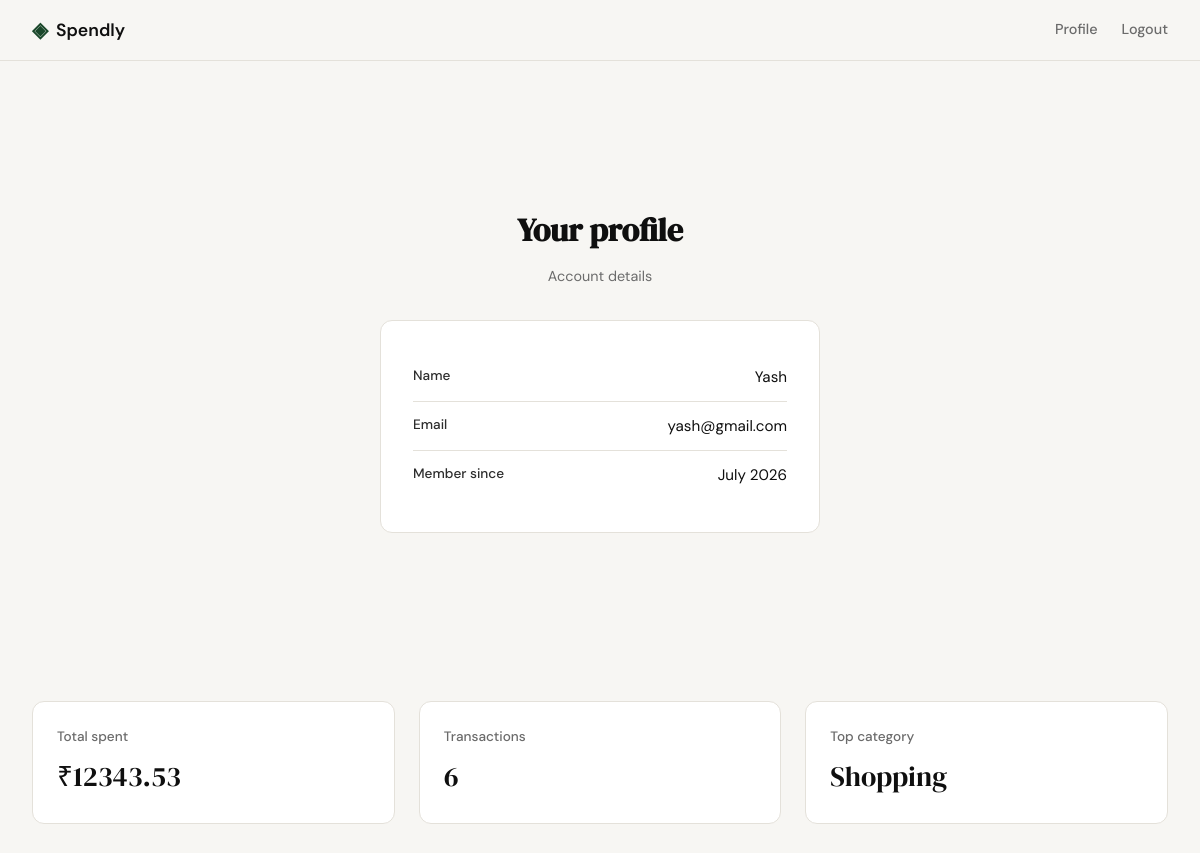
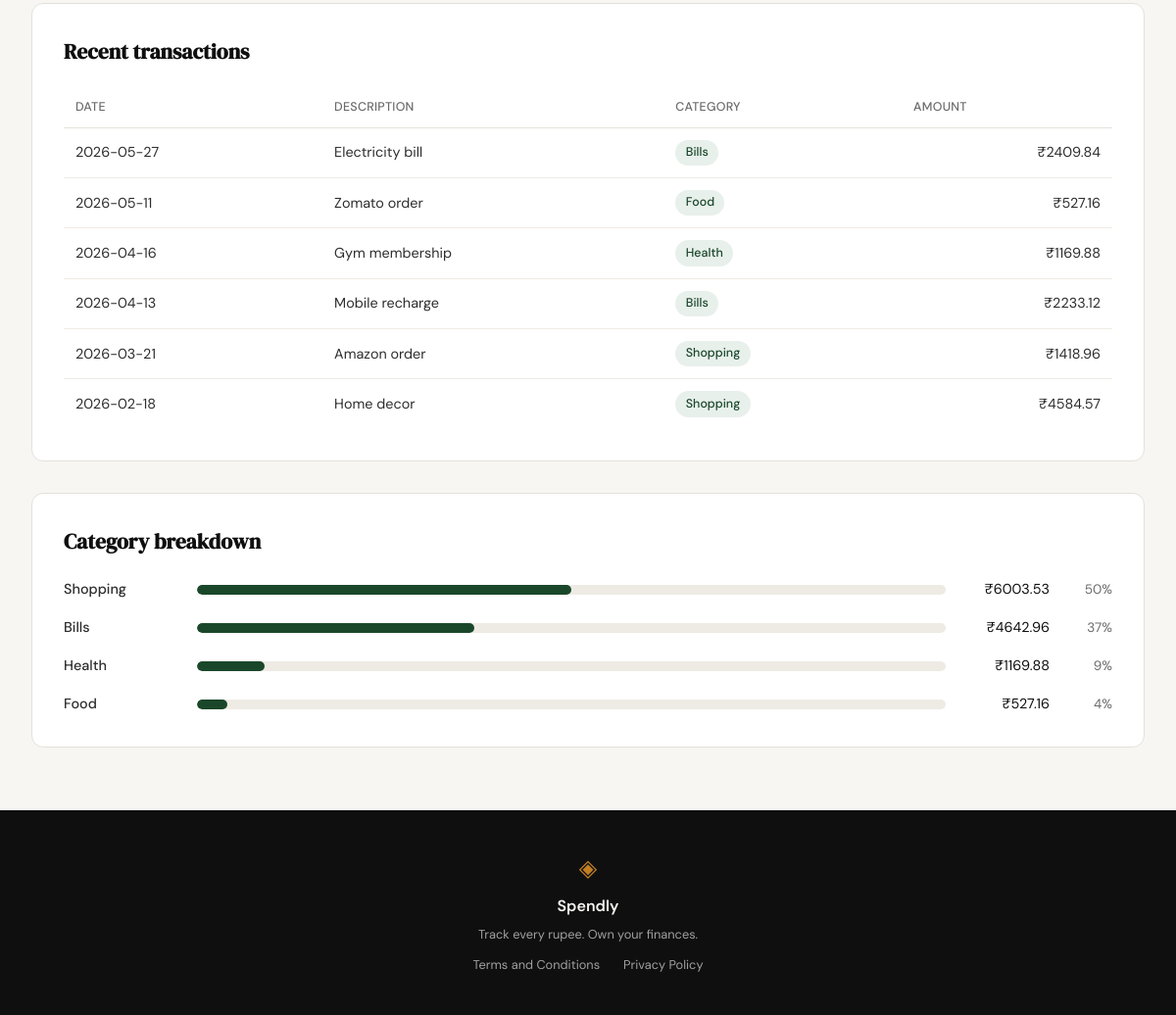
Page /profile (signed in) on the committed database (2 pictures, top to bottom).
### tables this page shows
CREATE TABLE users (
            id            INTEGER PRIMARY KEY AUTOINCREMENT,
            name          TEXT    NOT NULL,
            email         TEXT    UNIQUE NOT NULL,
            password_hash TEXT    NOT NULL,
            created_at    TEXT    DEFAULT (datetime('now'))
        );

CREATE TABLE expenses (
            id          INTEGER PRIMARY KEY AUTOINCREMENT,
            user_id     INTEGER NOT NULL REFERENCES users(id),
            amount      REAL    NOT NULL,
            category    TEXT    NOT NULL,
            date        TEXT    NOT NULL,
            description TEXT,
            created_at  TEXT    DEFAULT (datetime('now'))
        );

### app.py (the view)
@app.route("/profile")
def profile():
    if not session.get("user_id"):
        return redirect(url_for("login"))
    user = get_user_by_id(session["user_id"])
    stats = get_summary_stats(session["user_id"])
    transactions = get_recent_transactions(session["user_id"])
    categories = get_category_breakdown(session["user_id"])
    return render_template(
        "profile.html",
        user=user,
        stats=stats,
        transactions=transactions,
        categories=categories,
    )

### database/db.py (called while the page is built)
def get_db():
    conn = sqlite3.connect(DB_PATH)
    conn.row_factory = sqlite3.Row
    conn.execute("PRAGMA foreign_keys = ON")
    return conn

### database/queries.py (called while the page is built)
def get_user_by_id(user_id):
    conn = get_db()
    row = conn.execute(
        "SELECT name, email, created_at FROM users WHERE id = ?", (user_id,)
    ).fetchone()
    conn.close()
    if not row:
        return None
    created_at = datetime.strptime(row["created_at"], "%Y-%m-%d %H:%M:%S")
    return {
        "name": row["name"],
        "email": row["email"],
        "member_since": created_at.strftime("%B %Y"),
    }

def get_recent_transactions(user_id, limit=10):
    conn = get_db()
    rows = conn.execute(
        """
        SELECT date, description, category, amount
        FROM expenses
        WHERE user_id = ?
        ORDER BY date DESC, id DESC
        LIMIT ?
        """,
        (user_id, limit),
    ).fetchall()
    conn.close()
    return [dict(row) for row in rows]

def get_category_breakdown(user_id):
    conn = get_db()
    rows = conn.execute(
        """
        SELECT category, SUM(amount) AS total
        FROM expenses
        WHERE user_id = ?
        GROUP BY category
        ORDER BY total DESC
        """,
        (user_id,),
    ).fetchall()
    conn.close()
    if not rows:
        return []
    grand_total = sum(row["total"] for row in rows)
    breakdown = []
    for row in rows:
        amount = float(row["total"])
        raw_pct = (amount / grand_total) * 100
        breakdown.append({
            "name": row["category"],
            "amount": amount,
            "pct": int(raw_pct),
        })
    remainder = 100 - sum(item["pct"] for item in breakdown)
    breakdown[0]["pct"] += remainder
    return breakdown

### templates/profile.html (shortened to what this page needs)
{% extends "base.html" %}
{% block content %}
<section class="auth-section">
    <div class="auth-container">
        <div class="auth-header">
            <h1 class="auth-title">Your profile</h1>
            <p class="auth-subtitle">Account details</p>
        </div>
        <div class="auth-card">
            <div class="profile-field">
                <span class="profile-label">Name</span>
                <span class="profile-value">{{ user.name }}</span>
            </div>
            <div class="profile-field">
                <span class="profile-label">Email</span>
                <span class="profile-value">{{ user.email }}</span>
            </div>
            <div class="profile-field">
                <span class="profile-label">Member since</span>
                <span class="profile-value">{{ user.member_since }}</span>
            </div>
        </div>
    </div>
</section>
<section class="dashboard-section">
    <div class="dashboard-inner">
        <div class="stat-grid">
            <div class="stat-card">
                <span class="stat-label">Total spent</span>
                <span class="stat-value">₹{{ "%.2f"|format(stats.total_spent) }}</span>
            </div>
            <div class="stat-card">
                <span class="stat-label">Transactions</span>
                <span class="stat-value">{{ stats.transaction_count }}</span>
            </div>
            <div class="stat-card">
                <span class="stat-label">Top category</span>
                <span class="stat-value">{{ stats.top_category }}</span>
            </div>
        </div>
        <div class="dashboard-card">
            <h2 class="dashboard-card-title">Recent transactions</h2>
            <div class="table-scroll">
                <table class="transaction-table">
                    <thead>
                        <tr>
                            <th>Date</th>
                            <th>Description</th>
                            <th>Category</th>
                            <th class="align-right">Amount</th>
                        </tr>
                    </thead>
                    <tbody>
                        {% for tx in transactions[:10] %}
                        <tr>
                            <td>{{ tx.date }}</td>
                            <td>{{ tx.description }}</td>
                            <td><span class="category-tag">{{ tx.category }}</span></td>
                            <td class="align-right">₹{{ "%.2f"|format(tx.amount) }}</td>
                        </tr>
                        {% endfor %}
                    </tbody>
                </table>
            </div>
        </div>
        <div class="dashboard-card">
            <h2 class="dashboard-card-title">Category breakdown</h2>
            <div class="category-list">
                {% for cat in categories %}
                <div class="category-row">
                    <span class="category-name">{{ cat.name }}</span>
                    <div class="category-bar-track">
                        <div class="category-bar-fill" style="width: {{ cat.pct }}%"></div>
                    </div>
                    <span class="category-amount">₹{{ "%.2f"|format(cat.amount) }}</span>
                    <span class="category-pct">{{ cat.pct }}%</span>
                </div>
                {% endfor %}
            </div>
        </div>
    </div>
</section>
{% endblock %}

### templates/base.html (shortened to what this page needs)
<!DOCTYPE html>
<html lang="en">
<head>
    <link rel="stylesheet" href="{{ url_for('static', filename='css/style.css') }}">
</head>
<body>
    <nav class="navbar">
        <div class="nav-inner">
            <a href="{{ url_for('landing') }}" class="nav-brand">
                <span class="brand-icon">◈</span>
                <span class="brand-name">Spendly</span>
            </a>
            <div class="nav-links">
                {% if session.user_id %}
                <a href="{{ url_for('profile') }}">Profile</a>
                <a href="{{ url_for('logout') }}">Logout</a>
                {% else %}
                <a href="{{ url_for('login') }}">Sign in</a>
                <a href="{{ url_for('register') }}" class="nav-cta">Get started</a>
                {% endif %}
            </div>
        </div>
    </nav>
    <main class="main-content">
        {% block content %}{% endblock %}
    </main>
    <footer class="footer">
        <div class="footer-inner">
            <span class="brand-icon">◈</span>
            <span class="footer-name">Spendly</span>
            <p class="footer-copy">Track every rupee. Own your finances.</p>
            <p class="footer-links">
                <a href="/terms">Terms and Conditions</a>
                <a href="/privacy">Privacy Policy</a>
            </p>
        </div>
    </footer>
</body>
</html>

### rows in the picture
users: name "Yash", email "yash@gmail.com"
expenses: date "2026-05-27", description "Electricity bill", category "Bills", amount "2409.84"
expenses: date "2026-05-11", description "Zomato order", category "Food", amount "527.16", name "Food", pct "4"
expenses: date "2026-04-16", description "Gym membership", category "Health", amount "1169.88", name "Health", pct "9"
expenses: date "2026-04-13", description "Mobile recharge", category "Bills", amount "2233.12"
expenses: date "2026-03-21", description "Amazon order", category "Shopping", amount "1418.96"
expenses: date "2026-02-18", description "Home decor", category "Shopping", amount "4584.57"

### other values in the picture
{{ user.member_since }} "July 2026"
{{ "%.2f"|format(stats.total_spent) }} "12343.53"
{{ stats.transaction_count }} "6"
{{ stats.top_category }} "Shopping"
{{ cat.name }} "Shopping" "Bills"
{{ "%.2f"|format(cat.amount) }} "6003.53" "4642.96"
{{ cat.pct }} "50" "37"
